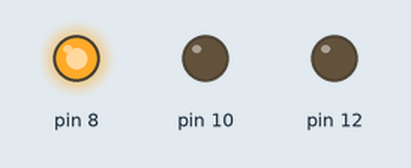
The sketch below on a simulated Arduino Uno, built with avr-gcc and run on an emulated ATmega328P. Shown: output pins drawn as LEDs (lit = HIGH).

Above: at 0.05 s.
At 1.35 s:
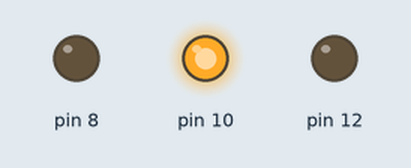
At 2.7 s:
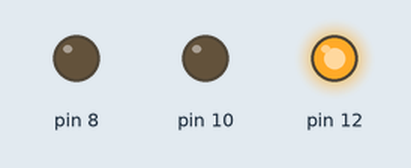
Timing chart, 0 to 3.0 s (numbered marks = the images above):
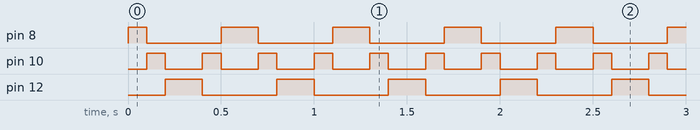

Measured:
- by itself, pin 8: repeats every 0.60 s: LOW 0.40 s, HIGH 0.20 s
- by itself, pin 10: alternates HIGH for 0.10 s and LOW for 0.20 s
- by itself, pin 12: alternates HIGH for 0.20 s and LOW for 0.40 s

The sketch:

A1.ino
```cpp
void setup(){
    pinMode(8,OUTPUT);
    pinMode(10,OUTPUT);
    pinMode(12,OUTPUT);

    Serial.begin(9600);
}
void loop(){
    int t=100;

    digitalWrite(8,HIGH);
    delay(t);
    digitalWrite(8,LOW);

     digitalWrite(10,HIGH);
    delay(t);
    digitalWrite(10,LOW);

     digitalWrite(12,HIGH);
    delay(t);
    digitalWrite(12,LOW);

     digitalWrite(12,HIGH);
    delay(t);
    digitalWrite(12,LOW);

     digitalWrite(10,HIGH);
    delay(t);
    digitalWrite(10,LOW);

     digitalWrite(8,HIGH);
    delay(t);
    digitalWrite(8,LOW);


    }           
```
